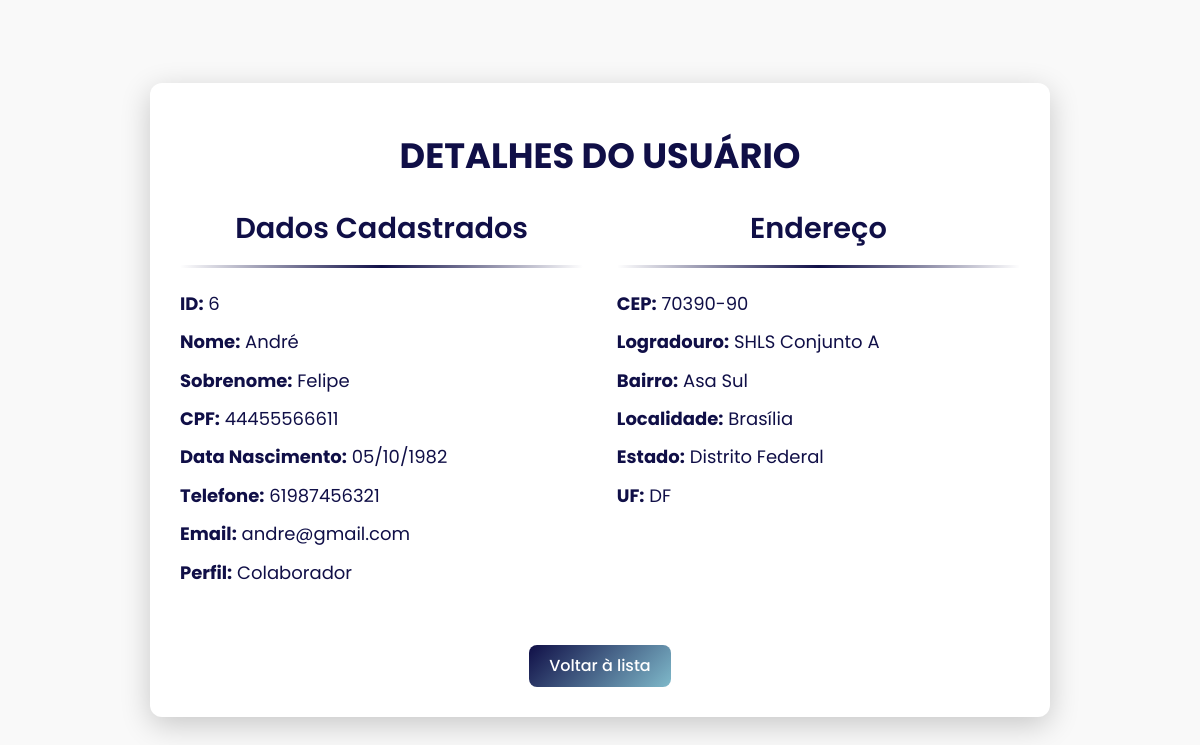
The page /crud/public/visualizar_usuario.php?id=6 on the database as committed earlier.
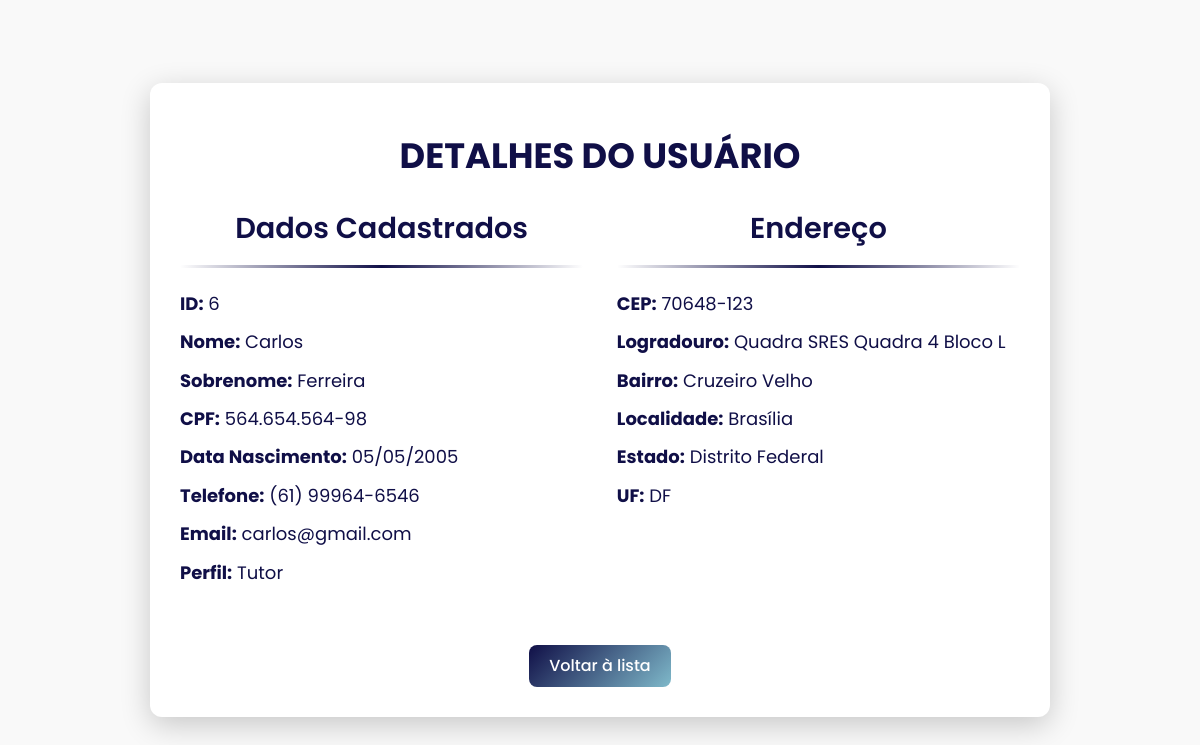
The same page on the database as committed later.
### tables this page shows
CREATE TABLE `usuarios` (
  `id` int(11) NOT NULL,
  `nome` varchar(100) NOT NULL,
  `sobrenome` varchar(100) NOT NULL,
  `cpf` varchar(14) NOT NULL,
  `telefone` varchar(15) NOT NULL,
  `email` varchar(100) NOT NULL,
  `senha` varchar(255) NOT NULL,
  `criado_em` timestamp NOT NULL DEFAULT current_timestamp(),
  `perfil_id` int(11) NOT NULL,
  `data_nascimento` date DEFAULT NULL
);

CREATE TABLE `enderecos` (
  `id` int(11) NOT NULL,
  `usuario_id` int(11) DEFAULT NULL,
  `cep` varchar(10) NOT NULL,
  `logradouro` varchar(255) NOT NULL,
  `bairro` varchar(100) NOT NULL,
  `localidade` varchar(100) NOT NULL,
  `uf` char(2) NOT NULL,
  `estado` varchar(100) NOT NULL
);

### crud/config/DataBase.php (called while the page is built, shortened)
<?php
class DataBase
{
    private $host = "localhost";
    private $user = "root";
    private $password = "";
    private $dbname = "adote_pet3";
    public $conn;
    public function __construct()
    {
        $this->conn = new mysqli($this->host, $this->user, $this->password, $this->dbname);
    }
    public function getConnection()
    {
        return $this->conn;
    }
}
?>

### crud/controllers/UsuarioController.php (called while the page is built, shortened)
<?php
require_once '../config/DataBase.php';
require_once '../models/Usuario.php';
require_once '../models/Endereco.php';
class UsuarioController
{
    private $usuario;
    private $endereco;
    public function __construct($db)
    {
        $this->usuario = new Usuario($db);
        $this->endereco = new Endereco($db);
    }
    public function read($id)
    {
        try {
            $usuario = $this->usuario->read($id);
            try {
                $endereco = $this->endereco->buscarEnderecoPorUsuarioId($id);
            } catch (Exception $e) {
                $endereco = null;
            }
            return [
                'usuario' => $usuario,
                'endereco' => $endereco
            ];
        } catch (Exception $e) {
            error_log('Erro ao ler usuário: ' . $e->getMessage());
            throw new Exception("Falha ao buscar o usuário: " . $e->getMessage());
        }
    }
}
?>

### crud/models/Usuario.php (called while the page is built, shortened)
<?php
require_once '../config/DataBase.php';
class Usuario
{
    private $conn;
    private $table_name = 'usuarios';
    public function __construct($db)
    {
        $this->conn = $db;
    }
    public function read($id)
    {
        $sql = "SELECT * FROM " . $this->table_name . " WHERE id = ?";
        $stmt = $this->conn->prepare($sql);
        $stmt->bind_param("i", $id);
        $stmt->execute();
        $result = $stmt->get_result();
        if ($result->num_rows > 0) {
            return $result->fetch_assoc();
        }
        return null;
    }
}
?>

### crud/models/Endereco.php (called while the page is built, shortened)
<?php
require_once '../config/DataBase.php';
class Endereco
{
    private $conn;
    public function __construct($db)
    {
        $this->conn = $db;
    }
    public function buscarEnderecoPorUsuarioId($usuario_id)
    {
        $query = "SELECT * FROM enderecos WHERE usuario_id = ?";
        $stmt = $this->conn->prepare($query);
        $stmt->bind_param('i', $usuario_id);
        $stmt->execute();
        $result = $stmt->get_result();
        $endereco = $result->fetch_assoc();
        return $endereco;
    }
}
?>

### crud/public/visualizar_usuario.php (the view, shortened to what this page needs)
<?php
require_once '../config/DataBase.php';
require_once '../controllers/UsuarioController.php';
$db = new DataBase();
$usuarioController = new UsuarioController($db->getConnection());
$usuario_id = $_GET['id'] ?? 0;
$data = $usuarioController->read($usuario_id);
$usuario = $data['usuario'];
$endereco = $data['endereco'];
?>
<!DOCTYPE html>
<html lang="pt-BR">
<head>
    <link rel="stylesheet" href="https://cdnjs.cloudflare.com/ajax/libs/normalize/8.0.1/normalize.min.css">
    <link rel="stylesheet" href="https://cdnjs.cloudflare.com/ajax/libs/font-awesome/6.5.0/css/all.min.css">
    <link rel="stylesheet" href="../../css/visualizar_usuario.css">
</head>
<body>
<div class="user-details">
        <h1>Detalhes do Usuário</h1>
        <div class="details-columns">
            <div class="details-left">
                <h2>Dados Cadastrados</h2>
                <hr>
                <p><strong>ID:</strong> <?php echo $usuario['id']; ?></p>
                <p><strong>Nome:</strong> <?php echo htmlspecialchars($usuario['nome']); ?></p>
                <p><strong>Sobrenome:</strong> <?php echo htmlspecialchars($usuario['sobrenome']); ?></p>
                <p><strong>CPF:</strong> <?php echo htmlspecialchars($usuario['cpf']); ?></p>
                <p><strong>Data Nascimento:</strong> <?php echo htmlspecialchars((new DateTime($usuario['data_nascimento']))->format('d/m/Y')); ?></p>
                <p><strong>Telefone:</strong> <?php echo htmlspecialchars($usuario['telefone']); ?></p>
                <p><strong>Email:</strong> <?php echo htmlspecialchars($usuario['email']); ?></p>
                <p><strong>Perfil:</strong> <?php echo $usuario['perfil_id'] == 1 ? 'Colaborador' : 'Tutor'; ?></p>
            </div>
            <div class="details-right">
                <h2>Endereço</h2>
                <hr>
                <p><strong>CEP:</strong> <?php echo htmlspecialchars($endereco['cep']); ?></p>
                <p><strong>Logradouro:</strong> <?php echo htmlspecialchars($endereco['logradouro']); ?></p>
                <p><strong>Bairro:</strong> <?php echo htmlspecialchars($endereco['bairro']); ?></p>
                <p><strong>Localidade:</strong> <?php echo htmlspecialchars($endereco['localidade']); ?></p>
                <p><strong>Estado:</strong> <?php echo htmlspecialchars($endereco['estado']); ?></p>
                <p><strong>UF:</strong> <?php echo htmlspecialchars($endereco['uf']); ?></p>
            </div>
        </div>
        <a href="../../crud/views/painel_admin.php" class="btn-voltar">Voltar à lista</a>
    </div>
</body>
</html>

### css/visualizar_usuario.css (style rules this page uses)
* { margin: 0; padding: 0; box-sizing: border-box; font-family: "Poppins", sans-serif; }
body { display: flex; justify-content: center; align-items: center; height: 100vh; color: #100f47; background-color: #f9f9f9; padding: 20px; overflow-x: hidden; max-width: 100vw; }
.user-details { background-color: #ffffff; padding: 30px; border-radius: 12px; box-shadow: 0 8px 30px rgba(0, 0, 0, 0.2); max-width: 900px; width: 100%; margin: 20px auto; text-align: center; overflow: hidden; animation: fadeIn 1s ease-in-out; box-sizing: border-box; word-wrap: break-word; }
.user-details h1 { color: #100f47; font-size: 2.2rem; font-weight: 700; margin-bottom: 35px; text-transform: uppercase; }
.user-details h2 { color: #100f47; font-size: 1.8rem; font-weight: 600; margin-bottom: 20px; }
.user-details p { color: #100f47; font-size: 16px; line-height: 1.8; margin-bottom: 15px; text-align: left; }
.user-details hr { border: 0; height: 3px; background: linear-gradient(to right, transparent, #100f47, transparent); margin-top: 20px; margin-bottom: 20px; border-radius: 10px; }
.details-columns { display: flex; justify-content: space-between; gap: 30px; margin-bottom: 20px; flex-wrap: wrap; }
.details-left, .details-right { flex: 1; max-width: 48%; min-width: 200px; }
.details-left p, .details-right p { font-size: 18px; line-height: 1.8; margin-bottom: 6px; text-align: left; }
.btn-voltar { display: inline-block; margin-top: 30px; padding: 12px 20px; background: linear-gradient(135deg, #100f47, #7fb9ca); color: #ffffff; font-size: 16px; font-weight: 500; text-decoration: none; border-radius: 8px; transition: transform 0.3s ease, box-shadow 0.3s ease; }

Rows that differ between the two databases and show on the page:
no longer on this page (row edited): enderecos: cep "70390-90", logradouro "SHLS Conjunto A", bairro "Asa Sul", localidade "Brasília", estado "Distrito Federal", uf "DF"
changed usuarios id 6: nome "André" → "Carlos"; sobrenome "Felipe" → "Ferreira"; cpf "44455566611" → "564.654.564-98"; data_nascimento "05/10/1982" → "05/05/2005"; telefone "61987456321" → "(61) 99964-6546"; email "andre@gmail.com" → "carlos@gmail.com"
now on this page (row edited): enderecos: cep "70648-123", logradouro "Quadra SRES Quadra 4 Bloco L", bairro "Cruzeiro Velho", localidade "Brasília", estado "Distrito Federal", uf "DF"
Other text that changed with them:
text no longer shown: "Colaborador"
text now shown: "Tutor"
